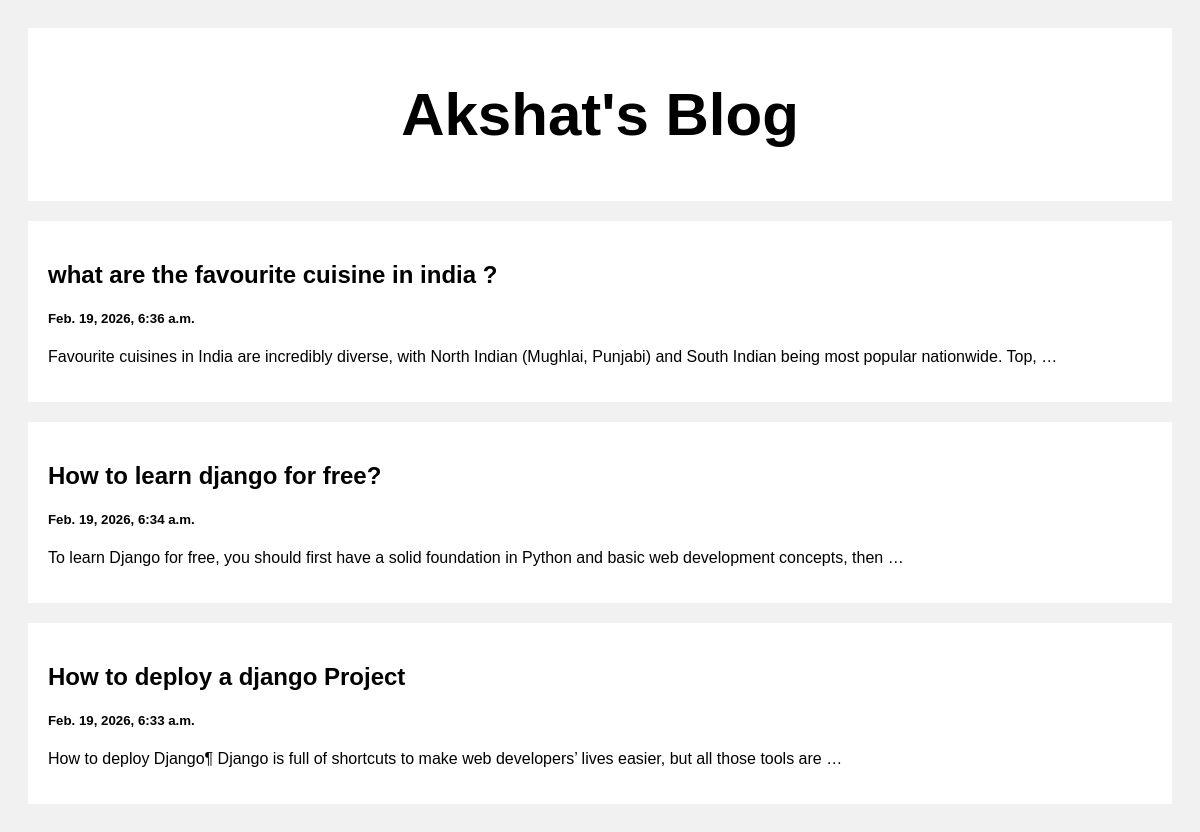
The page / on the database its author committed.
### posts/models.py (models this page shows)
class Post(models.Model):
    title=models.CharField(max_length=100)
    body=models.CharField(max_length=1000000)
    created_at = models.DateTimeField(default=timezone.now,blank=True)

### posts/views.py (the view)
# urls.py: path('',views.index,name='index'),
def index(request):
    posts=Post.objects.all()
    return render(request,'index.html',{'posts':posts})

### templates/index.html (shortened to what this page needs)
<!DOCTYPE html>
<html>
<head>
</head>
<body>
<div class="header">
  <h2>Akshat's Blog</h2>
</div>
<div class="row">
  <div class="leftcolumn">
    {% for post in posts reversed %}
    <div class="card">
      <a style="text-decoration: none; color: black;" href="/post/{{post.id}}">
        <h2>{{post.title}}</h2>
        <h5>{{post.created_at}}</h5>
        <p>{{post.body|truncatewords:20}}</p>
      </a>
    </div>
    {% endfor %}
  </div>
</div>
</body>
</html>

### templates/index.html (style rules this page uses)
* { box-sizing: border-box; }
body { font-family: Arial; padding: 20px; background: #f1f1f1; }
.header { padding: 2px; font-size: 40px; text-align: center; background: white; }
.leftcolumn { float: left; width: 100%; }
.card { background-color: white; padding: 20px; margin-top: 20px; }
.row:after { content: ""; display: table; clear: both; }

### rows shown on the page
Post: title "what are the favourite cuisine in india ?", created_at "Feb. 19, 2026, 6:36 a.m.", body "Favourite cuisines in India are incredibly diverse, with North Indian (Mughlai, Punjabi) and South Indian being most popular nationwide. Top, …"
Post: title "How to learn django for free?", created_at "Feb. 19, 2026, 6:34 a.m.", body "To learn Django for free, you should first have a solid foundation in Python and basic web development concepts, then …"
Post: title "How to deploy a django Project", created_at "Feb. 19, 2026, 6:33 a.m.", body "How to deploy Django¶ Django is full of shortcuts to make web developers’ lives easier, but all those tools are …"
